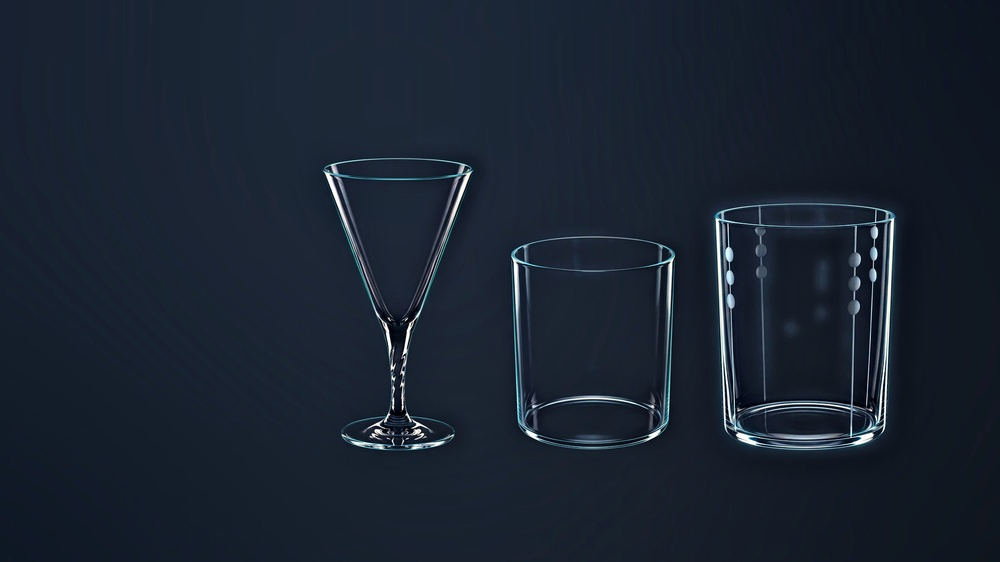
#> input picture webapp/assets/app/collections.jpg, 1000 x 562 px, shrunk from 1920 x 1080 before the run; its folder holds only this picture in this run
$ python probe_bg.py ../webapp/assets/app/collections.jpg
#> lines starting #> are read from the running program, lines starting #| are printed output that depends on the picture
#> in main, im is the input picture: PIL image 1000x562 RGB; mean R, G, B 25.9, 35.5, 48.7
#!/usr/bin/env python3
"""Замер однородности фона в финальных кадрах.

Для каждого кадра берём полосы фона слева/справа/сверху/снизу от bbox предмета и
меряем:
  grad  — средняя энергия градиента (|dx|+|dy|): у однородного поля < 1.2,
          читуемые грани/швы поднимают её выше 2;
  R     — среднее по красному каналу (норма бренда 14…82);
  seam  — перепад яркости на строке горизонта (y1): не больше ~6.

Использование: python3 .arena/probe_bg.py [AG0015 AG0003 ...]
"""
import os
import sys

from PIL import Image, ImageChops, ImageFilter, ImageStat

ROOT = os.path.dirname(os.path.dirname(os.path.abspath(__file__)))
sys.path.insert(0, os.path.join(ROOT, 'scripts'))
DIR = os.path.join(ROOT, 'webapp', 'assets', 'products')


def edge_energy(im, box):
    crop = im.convert('L').crop(box).filter(ImageFilter.FIND_EDGES)
    return ImageStat.Stat(crop).mean[0]


def probe(path, obj_box=None):
#> called with path = '../webapp/assets/app/collections.jpg'
    im = Image.open(path).convert('RGB')
    W, H = im.size
#> W = 1000; H = 562
    x0, y0, x1, y1 = obj_box or (int(W * 0.28), int(H * 0.22), int(W * 0.72), int(H * 0.82))
#> x0 = 280; y0 = 123; x1 = 720; y1 = 460
    bands = [
        (0, 0, max(1, x0 - int(W * 0.04)), H),                 # слева
        (min(W, x1 + int(W * 0.04)), 0, W, H),                 # справа
        (0, 0, W, max(1, y0 - int(H * 0.03))),                  # сверху
        (0, min(H, y1 + int(H * 0.02)), W, H),                  # снизу (пол и отражение)
    ]
    grads = [edge_energy(im, b) for b in bands if b[2] > b[0] and b[3] > b[1]]
#> in edge_energy, `crop = im.convert('L').crop(box).filter(ImageFilter.FIND_EDGES)`:
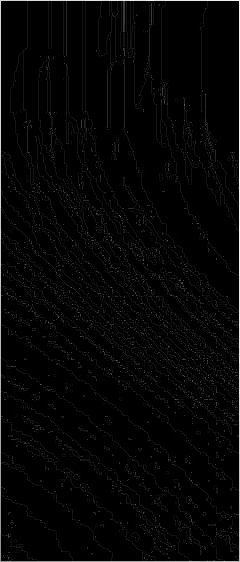
#> crop: PIL image 240x562 L; min 0, max 38, mean 0.8; drawn with min black and max white
#> call 2 of edge_energy, with box = (760, 0, 1000, 562)
#> in edge_energy (call 2), `crop = im.convert('L').crop(box).filter(ImageFilter.FIND_EDGES)`:
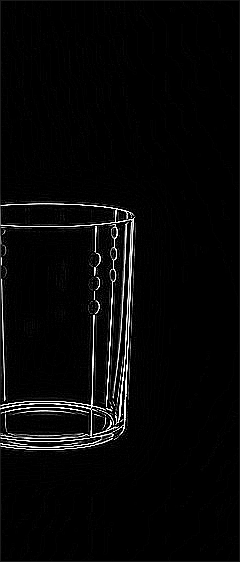
#> crop: PIL image 240x562 L; min 0, max 255, mean 7.5
#> call 3 of edge_energy, with box = (0, 0, 1000, 107)
#> in edge_energy (call 3), `crop = im.convert('L').crop(box).filter(ImageFilter.FIND_EDGES)`:
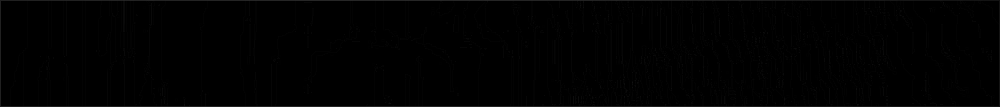
#> crop: PIL image 1000x107 L; min 0, max 40, mean 1.1
#> call 4 of edge_energy, with box = (0, 471, 1000, 562)
#> in edge_energy (call 4), `crop = im.convert('L').crop(box).filter(ImageFilter.FIND_EDGES)`:
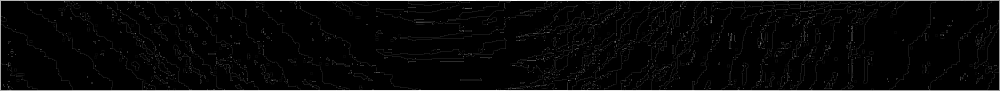
#> crop: PIL image 1000x91 L; min 0, max 34, mean 1.1; drawn with min black and max white
#> grads = [0.843, 7.49, 1.14, 1.07]
    rs = [ImageStat.Stat(im.getchannel('R').crop(b)).mean[0] for b in bands if b[2] > b[0] and b[3] > b[1]]
#> rs = [22.79, 22.18, 23.47, 20.65]
    row = im.convert('L').crop((0, max(0, y1 - 3), W, min(H, y1 + 4)))
    seam = ImageStat.Stat(ImageChops.subtract(row, row.filter(ImageFilter.GaussianBlur(3)))).mean[0]
#> seam = 0.057
    return dict(size=f'{W}x{H}', grad=round(sum(grads) / len(grads), 2),
                r_lo=round(min(rs), 1), r_hi=round(max(rs), 1), seam=round(seam, 2))


def main():
    args = sys.argv[1:]
    box = None
    if '--box' in args:                              # доли кадра: x0,y0,x1,y1
        i = args.index('--box')
        box = tuple(float(v) for v in args[i + 1].split(','))
        args = args[:i] + args[i + 2:]
    codes = args or sorted({f[:-4] for f in os.listdir(DIR)
                            if f.startswith('AG') and f.endswith('.jpg')})
    for cod in codes:
        paths = []
        if os.path.exists(cod):                      # раунд 7: прямые пути к кадрам
            paths = [cod]
        else:
            paths = [os.path.join(DIR, f'{cod}{s}.jpg') for s in ('', '-card')
                     if os.path.exists(os.path.join(DIR, f'{cod}{s}.jpg'))]
        for p in paths:
            im = Image.open(p)
            ob = None
            if box:
                ob = (int(box[0] * im.width), int(box[1] * im.height),
                      int(box[2] * im.width), int(box[3] * im.height))
            st = probe(p, ob)
#> st = {'size': '1000x562', 'grad': 2.64, 'r_lo': 20.7, 'r_hi': 23.5, 'seam': 0.06}
            flag = '  ⚠ гранями' if st['grad'] > 1.9 else ''
#> flag = '  ⚠ гранями'
            print(f'{os.path.basename(p):24} {st["size"]:>10}  grad {st["grad"]:<5} '
                  f'R {st["r_lo"]}…{st["r_hi"]:<5} seam {st["seam"]}{flag}')
#| collections.jpg            1000x562  grad 2.64  R 20.7…23.5  seam 0.06  ⚠ гранями


if __name__ == '__main__':
    main()

$ run again, on webapp/assets/covers/bullet.webp
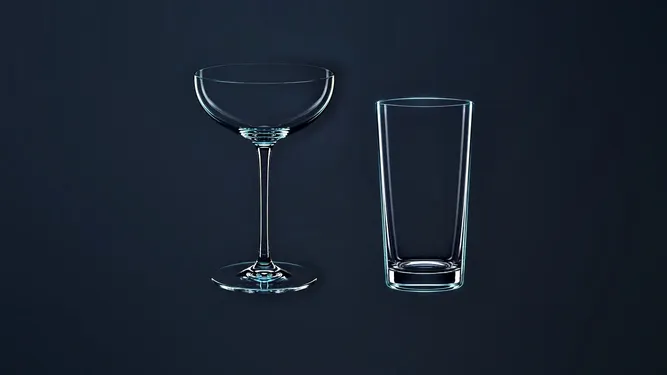
#> input picture webapp/assets/covers/bullet.webp, 667 x 375 px, shrunk from 1280 x 720 before the run
#> in main, im is the input picture: PIL image 667x375 RGB; mean R, G, B 25.3, 34.6, 47.5
#> crop: PIL image 161x375 L
#> in edge_energy (call 3), `crop = im.convert('L').crop(box).filter(ImageFilter.FIND_EDGES)`:
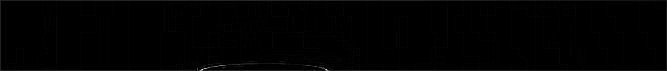
#> crop: PIL image 667x71 L; min 0, max 255, mean 1.5
#> in edge_energy (call 4), `crop = im.convert('L').crop(box).filter(ImageFilter.FIND_EDGES)`:
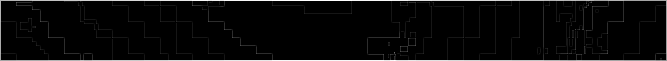
#> crop: PIL image 667x61 L; min 0, max 34, mean 1.2; drawn with min black and max white
#> grads = [0.796, 0.747, 1.51, 1.24]
#> rs = [22.93, 18.05, 23.68, 20.92]
#> seam = 0.0323
#> st = {'size': '667x375', 'grad': 1.07, 'r_lo': 18.1, 'r_hi': 23.7, 'seam': 0.03}
#> flag = ''
#| bullet.webp                 667x375  grad 1.07  R 18.1…23.7  seam 0.03
